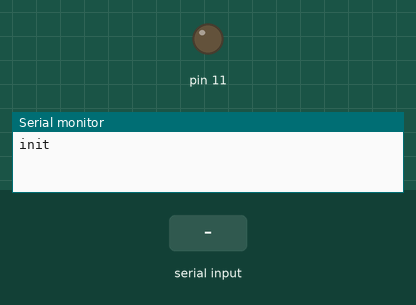
This sketch was run on a simulated Arduino Uno, built with avr-gcc and run on an emulated ATmega328P. Parts: output pins drawn as LEDs (lit = HIGH), the last lines printed to the serial monitor. The inputs (shaded band) are chosen by the test bench.

Above: at 1.2 s.
1.3 s: "death\n" received over Serial
At 1.43 s:
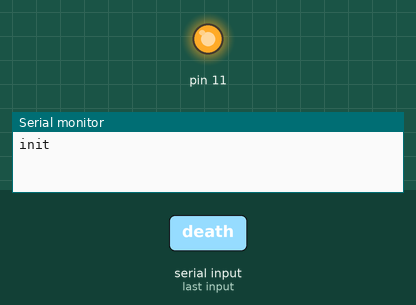
3.5 s: "ping\n" received over Serial
At 4.3 s:
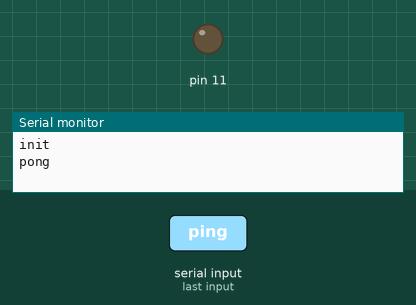
Timing chart, 0 to 6.5 s (numbered marks = the images above; inputs shaded):
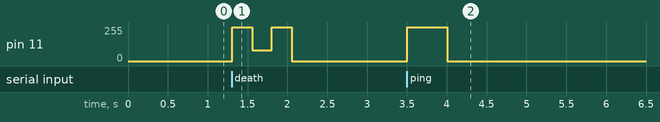

The sketch:

CelesteArduinoTemplateOLD.ino
```cpp
/*
  Celeste Arduino-side Template.
  in the template, pin11 is connected to an led.
  the template was made with the arduino uno r3, pwm pins vary between models.
*/

bool FlashOnRecconect = true;

void setup() {
  Serial.begin(9600); // must match baud rate in your C# code
    while (!Serial) {
    ; // wait until USB serial is connected
  }
  Serial.println("init");
  pinMode(11, OUTPUT);
}

void loop() {
  if (Serial.available() > 0) {
    String input = Serial.readStringUntil('\n'); // read until newline
    input.trim(); // ensures that itll get the true value sent
    // important for initalizing check.
    if (input.equalsIgnoreCase("ping"))
    {
      Serial.println("pong"); // reply with newline, Do NOT remove.
      if (FlashOnRecconect)
      {
        digitalWrite(11, HIGH);
        delay(500);
        digitalWrite(11, LOW);
      }
    }
    // called when player dies
    else if (input.equalsIgnoreCase("death"))
    {
      digitalWrite(11, HIGH);
      delay(250);
      analogWrite(11, 80);
      delay(250);
      digitalWrite(11, HIGH);
      delay(250);
      digitalWrite(11, LOW);
    }
    // called when player respawns
    else if (input.equalsIgnoreCase("spawn"))
    {
      analogWrite(11, 128);
      delay(1000);
      digitalWrite(11, LOW);
    }
  }
}
```

Measured:
- after the input at 1.3 s, pin 11: 0/255 → 255/255 at once, → 80/255 0.25 s later, → 255/255 0.25 s later, → 0/255 0.25 s later
- after the input at 3.5 s, pin 11: 0/255 → 255/255 at once, → 0/255 0.50 s later
